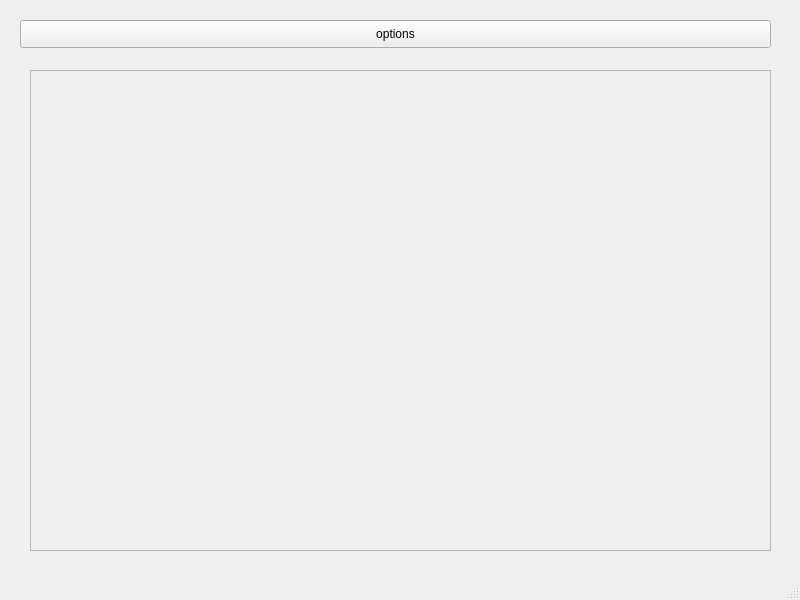
<?xml version="1.0" encoding="UTF-8"?>
<ui version="4.0">
 <class>widget</class>
 <widget class="QMainWindow" name="widget">
  <property name="geometry">
   <rect>
    <x>0</x>
    <y>0</y>
    <width>800</width>
    <height>600</height>
   </rect>
  </property>
  <property name="windowTitle">
   <string>widget</string>
  </property>
  <widget class="QWidget" name="centralwidget">
   <widget class="QPushButton" name="optionspush">
    <property name="geometry">
     <rect>
      <x>20</x>
      <y>20</y>
      <width>751</width>
      <height>28</height>
     </rect>
    </property>
    <property name="text">
     <string>options</string>
    </property>
   </widget>
   <widget class="QScrollArea" name="scrollArea">
    <property name="geometry">
     <rect>
      <x>30</x>
      <y>70</y>
      <width>741</width>
      <height>481</height>
     </rect>
    </property>
    <property name="widgetResizable">
     <bool>true</bool>
    </property>
    <widget class="QWidget" name="scrollAreaWidgetContents">
     <property name="geometry">
      <rect>
       <x>0</x>
       <y>0</y>
       <width>739</width>
       <height>479</height>
      </rect>
     </property>
    </widget>
   </widget>
  </widget>
  <widget class="QMenuBar" name="menubar">
   <property name="geometry">
    <rect>
     <x>0</x>
     <y>0</y>
     <width>800</width>
     <height>26</height>
    </rect>
   </property>
  </widget>
  <widget class="QStatusBar" name="statusbar"/>
 </widget>
 <resources/>
 <connections/>
</ui>
